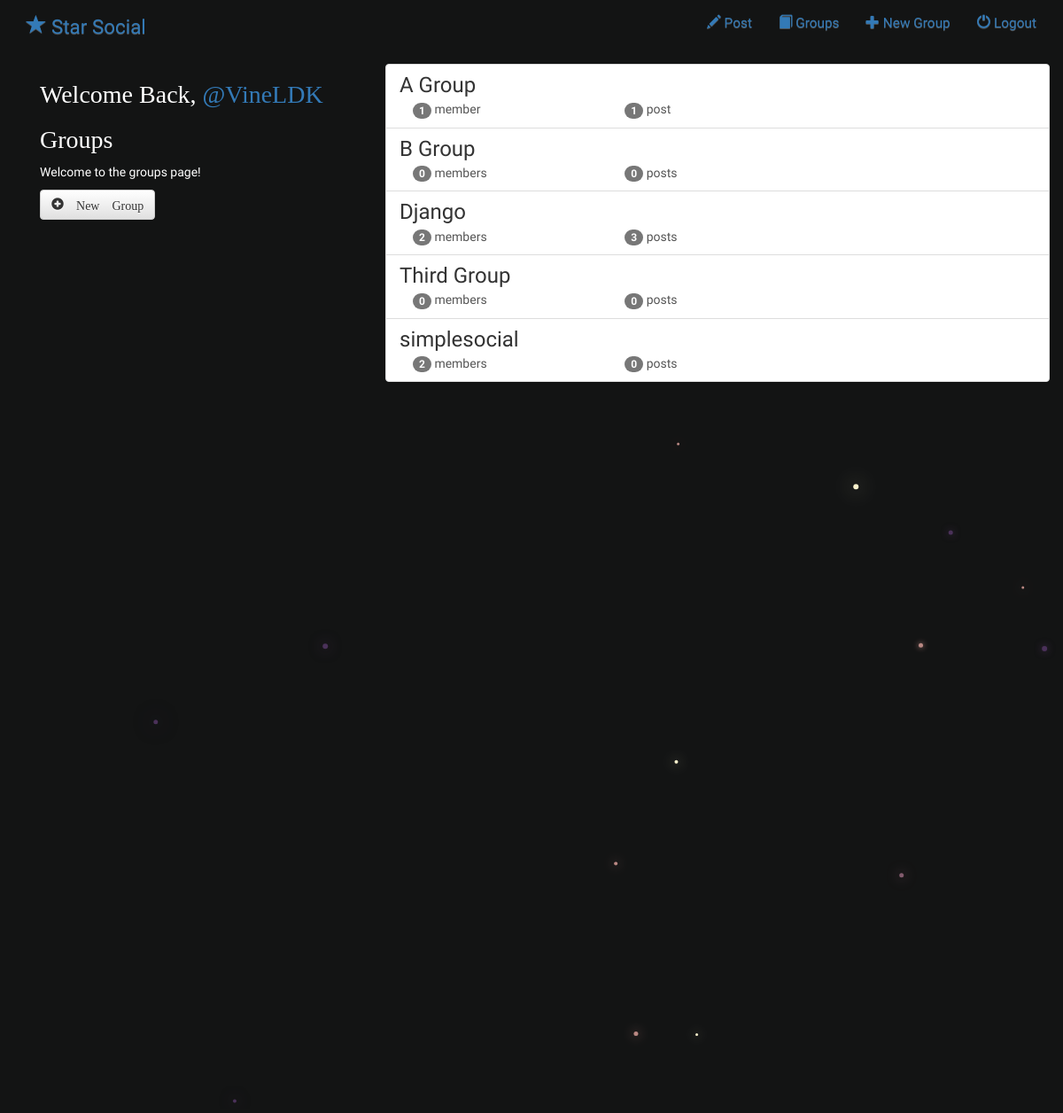
Screenshot of /groups/ (signed in) with the database file from the repository.
### groups/models.py (models this page shows, shortened)
class Group(models.Model):
  name = models.CharField(max_length=255, unique= True)
  slug = models.SlugField(allow_unicode= True, unique = True)
  description = models.TextField(blank = True, default ='')
  description_html = models.TextField(editable= False, default = '', blank= True)
  member = models.ManyToManyField(User, through='GroupMember')
  class Meta:
    ordering = ['name']

### groups/views.py (the view)
class ListGroups(generic.ListView):
  model = Group

### groups/templates/groups/group_list.html (shortened to what this page needs)
{% extends "groups/group_base.html" %}
{% block pregroup %}
<div class="col-md-4">
  <div class="content">
{% if user.is_authenticated %}
  <h2>Welcome Back,
  <a href="{% url 'posts:for_user' username=user.username %}">
    @{{user.username}}</a>
  </h2>
{% endif %}
<h2>Groups</h2>
<p>Welcome to the groups page!</p>
  </div>
  {% if user.is_authenticated %}
    <a href="{% url 'groups:create' %}" class="btn btn-md btn-fill btn-default">
      <span class="glyphicon glyphicon-plus-sign"> New Group</span>
    </a>
  {% endif %}
</div>
{% endblock pregroup %}
{% block group_content %}
  <div class="col-md-8">
    <div class="list-group">
      {% for group in object_list %}
      <a class="list-group-item" href="{% url 'groups:single' slug=group.slug %}">
      <h3 class="title list-group-item-heading"> {{ group.name}}</h3>
      <div class="list-group-item-text container-fluid">
        <div class="row">
          <div class="col-md-4">
            <span class="badge">{{group.member.count}}</span>
            member{{group.member.count|pluralize}}
          </div>
            <div class="col-md-4">
              <span class="badge">{{group.posts.count}}</span>
              post{{group.posts.count|pluralize}}
            </div>
          </div>
        </div>
      </a>
      {% endfor %}
    </div>
  </div>
{% endblock group_content %}

### static/simplesocial/css/master.css (style rules this page uses)
body { margin: 0; overflow: hidden; background-color: #131414; color:white; font-family: 'Open Sans Condensed', sans-serif; }
h2 { font-family: 'PT Serif', serif; font-size: 2.0em; }

### rows the page displays
Group: name "A Group", member.count "1", posts.count "1"
Group: name "B Group", member.count "0", posts.count "0"
Group: name "Django", member.count "2", posts.count "3"
Group: name "Third Group", member.count "0", posts.count "0"
Group: name "simplesocial", member.count "2", posts.count "0"

### other values shown
{{ user.username }} "VineLDK"
